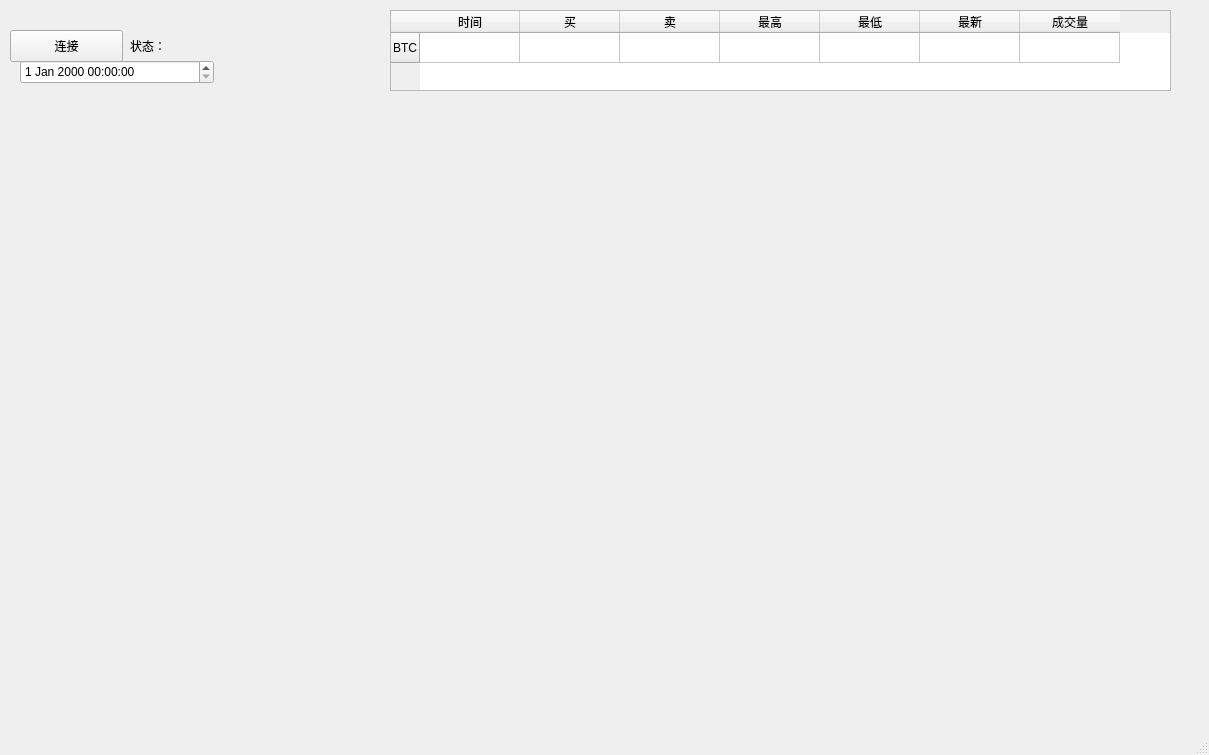
<?xml version="1.0" encoding="UTF-8"?>
<ui version="4.0">
 <class>MainWindow</class>
 <widget class="QMainWindow" name="MainWindow">
  <property name="geometry">
   <rect>
    <x>0</x>
    <y>0</y>
    <width>1209</width>
    <height>755</height>
   </rect>
  </property>
  <property name="windowTitle">
   <string>MainWindow</string>
  </property>
  <widget class="QWidget" name="centralwidget">
   <widget class="QPushButton" name="connect_button">
    <property name="geometry">
     <rect>
      <x>10</x>
      <y>30</y>
      <width>113</width>
      <height>32</height>
     </rect>
    </property>
    <property name="text">
     <string>连接</string>
    </property>
   </widget>
   <widget class="QTableWidget" name="tricker_table">
    <property name="geometry">
     <rect>
      <x>390</x>
      <y>10</y>
      <width>781</width>
      <height>81</height>
     </rect>
    </property>
    <property name="layoutDirection">
     <enum>Qt::LeftToRight</enum>
    </property>
    <property name="autoFillBackground">
     <bool>false</bool>
    </property>
    <property name="locale">
     <locale language="Chinese" country="China"/>
    </property>
    <row>
     <property name="text">
      <string>BTC</string>
     </property>
    </row>
    <column>
     <property name="text">
      <string>时间</string>
     </property>
    </column>
    <column>
     <property name="text">
      <string>买</string>
     </property>
    </column>
    <column>
     <property name="text">
      <string>卖</string>
     </property>
    </column>
    <column>
     <property name="text">
      <string>最高</string>
     </property>
    </column>
    <column>
     <property name="text">
      <string>最低</string>
     </property>
    </column>
    <column>
     <property name="text">
      <string>最新</string>
     </property>
    </column>
    <column>
     <property name="text">
      <string>成交量</string>
     </property>
    </column>
    <item row="0" column="0">
     <property name="text">
      <string/>
     </property>
    </item>
   </widget>
   <widget class="QLabel" name="status_label">
    <property name="geometry">
     <rect>
      <x>130</x>
      <y>30</y>
      <width>241</width>
      <height>31</height>
     </rect>
    </property>
    <property name="text">
     <string>状态：</string>
    </property>
   </widget>
   <widget class="QDateTimeEdit" name="dateTimeEdit">
    <property name="geometry">
     <rect>
      <x>20</x>
      <y>60</y>
      <width>194</width>
      <height>24</height>
     </rect>
    </property>
   </widget>
  </widget>
  <widget class="QMenuBar" name="menubar">
   <property name="geometry">
    <rect>
     <x>0</x>
     <y>0</y>
     <width>1209</width>
     <height>22</height>
    </rect>
   </property>
  </widget>
  <widget class="QStatusBar" name="statusbar"/>
 </widget>
 <resources/>
 <connections>
  <connection>
   <sender>connect_button</sender>
   <signal>clicked()</signal>
   <receiver>tricker_table</receiver>
   <slot>clear()</slot>
   <hints>
    <hint type="sourcelabel">
     <x>103</x>
     <y>103</y>
    </hint>
    <hint type="destinationlabel">
     <x>118</x>
     <y>191</y>
    </hint>
   </hints>
  </connection>
 </connections>
 <slots>
  <slot>t_connect()</slot>
 </slots>
</ui>
